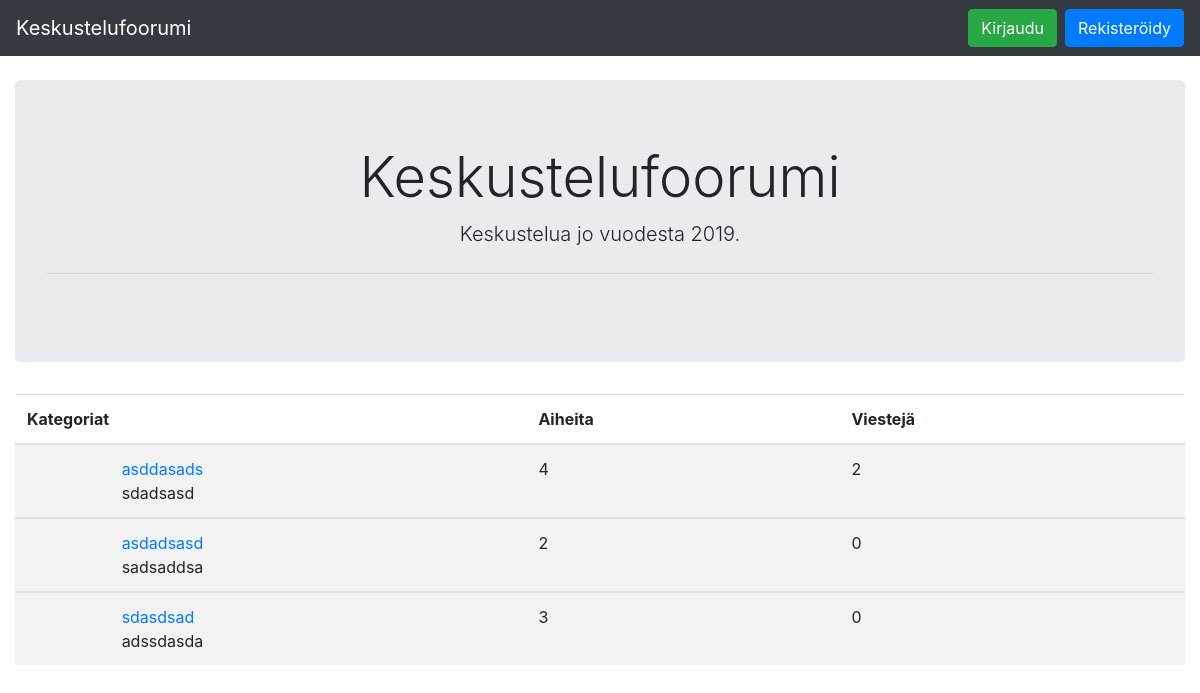
Before: / with the older database file.
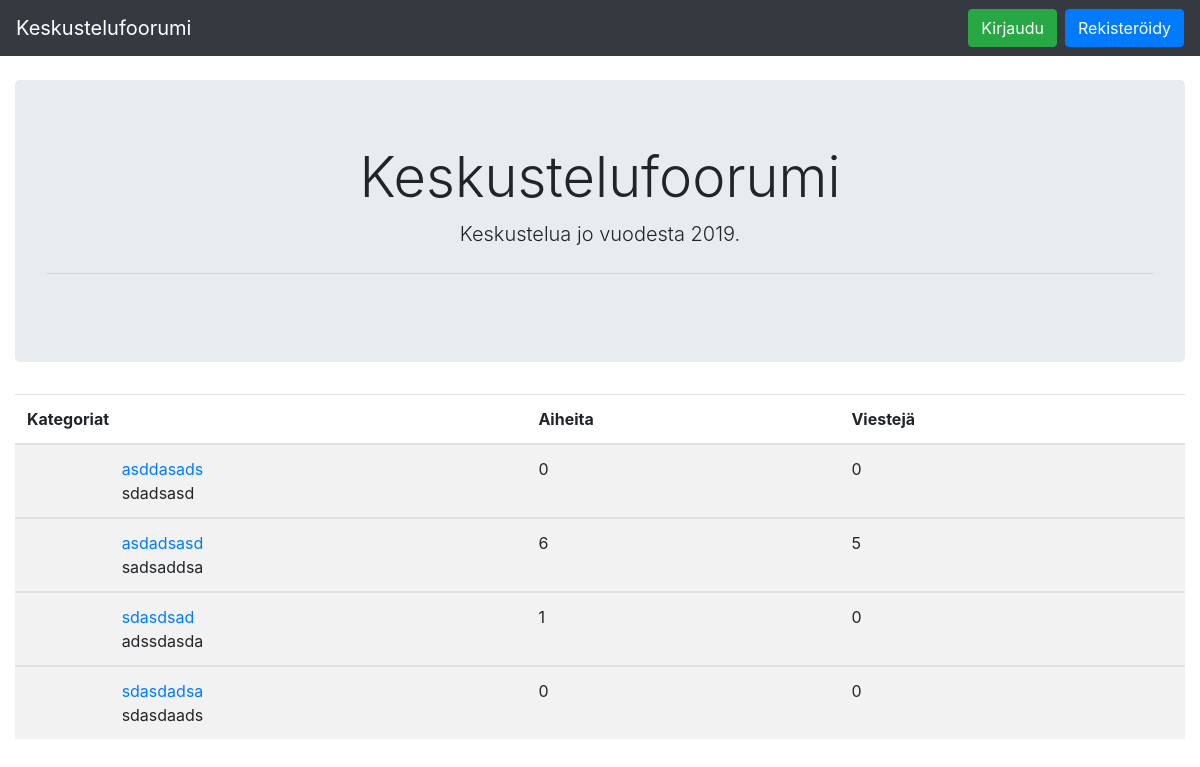
After: the same page with the newer database file.
### application/categories/models.py (models this page shows, shortened)
class Categories(db.Model):
    id = db.Column(db.Integer, primary_key=True)
    date_created = db.Column(db.DateTime, default=db.func.current_timestamp())
    date_modified = db.Column(
        db.DateTime,
        default=db.func.current_timestamp(),
        onupdate=db.func.current_timestamp())
    name = db.Column(db.String(144), nullable=False)
    desc = db.Column(db.String(144), nullable=True)
    aiheet = relationship("Topics", secondary="topics_categories")
    @staticmethod
    def find_categories():
        stmt = text(
            "SELECT Categories.id, Categories.name, Categories.desc, COUNT(Topics.id), COUNT(Posts.id) FROM Categories "
            "LEFT JOIN topics_categories ON topics_categories.categories_id = Categories.id "
            "LEFT JOIN Topics ON Topics.id = topics_categories.topics_id "
            "LEFT JOIN Posts ON Posts.topics_id = Topics.id "
            "GROUP BY Categories.id")
        res = db.engine.execute(stmt)
        response = []
        for row in res:
            response.append({
                "id": row[0],
                "name": row[1],
                "desc": row[2],
                "count": row[3],
                "message_count": row[4],
            })
        return response

### application/views.py (the view)
@app.route("/")
def index():
    return render_template(
        "index.html", find_categories=Categories.find_categories())

### application/templates/index.html (shortened to what this page needs)
{% extends "layout.html" %} {% block body %}
<div class="jumbotron text-center">
  <h1 class="display-4">Keskustelufoorumi</h1>
  <p class="lead">
    Keskustelua jo vuodesta 2019.
  </p>
  <hr class="my-4" />
</div>
{% if find_categories is defined %}
<table class="table table-striped">
  <thead>
    <tr>
      <th scope="col" colspan="2">Kategoriat</th>
      <th scope="col">Aiheita</th>
      <th scope="col">Viestejä</th>
    </tr>
  </thead>
  {% for category in find_categories %}
  <tbody>
    <tr>
      <td>
      </td>
      <td>
        <a href="{{ url_for('category_link', category_id=category.id) }}"
          name="{{ category.name }}">{{ category.name }}</a>
        <br />
        {{ category.desc }}
      </td>
      <td>
        {{ category.count }}
      </td>
      <td>
        {{ category.message_count }}
      </td>
    </tr>
  </tbody>
  {% endfor %} {% endif %}
</table>
{% endblock %}

Changed rows visible on the page:
computed for Categories "asddasads": count "4" → "0"; message_count "2" → "0"
computed for Categories "asdadsasd": count "2" → "6"; message_count "0" → "5"
computed for Categories "sdasdsad": count "3" → "1"
added Categories: name "sdasdadsa", desc "sdasdaads", count "0", message_count "0"
